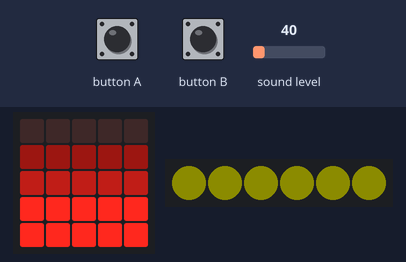
The program below on a simulated BBC micro:bit running MicroPython. Parts: the board's 5×5 LED display, 6 RGB LEDs in strip order, left to right. The inputs (shaded band) are chosen by the test bench; at power-on: sound level 40. Dim RGB values are drawn brighter than linear; random numbers come from a fixed seed.

Above: at 1.26 s.
1.3 s: sound level set to 5
At 1.46 s:
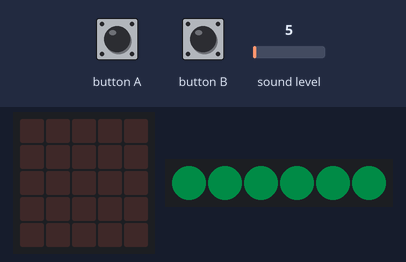
3.3 s: button B pressed 5 times (0.12 s each, 0.3 s apart)
At 4.69 s:
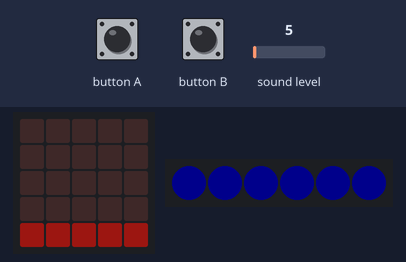
6.3 s: button A pressed for 0.15 s
At 6.96 s:
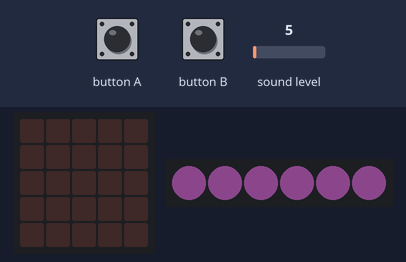
7.0 s: button B pressed for 0.15 s
At 7.07 s:
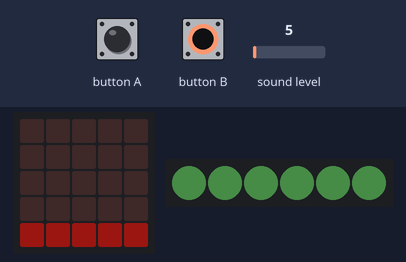
7.7 s: button A pressed for 1 s
At 9.68 s:
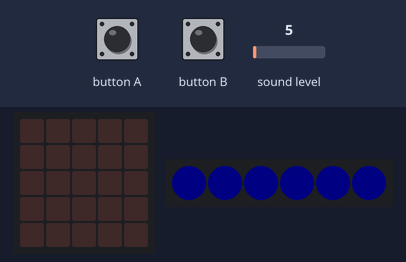
Timing chart, 0 to 10.3 s (numbered marks = the images above; inputs shaded):
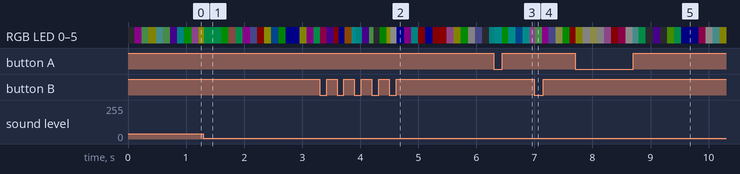

The program:

sound_level_meter.py
```python
from microbit import *
from time import sleep_us
from machine import time_pulse_us
import random
import neopixel


def color_fill(np, rgb, d):
    np[d] = rgb
    np.show()


def random_fill(np, diods):
    for d in diods:
        np[d] = (random.randint(0, 255), random.randint(0, 255), random.randint(0, 255))
        np.show()
    for d in diods:
        np[d] = (random.randint(0, 255), random.randint(0, 255), random.randint(0, 255))
        np.show()


def diod_light_rand():
    r = random.randint(0, 2)
    if r == 0:
        return 255
    elif r == 1:
        return 128
    elif r == 2:
        return 0


one_step = 10


def rgb_diods(mic_level):
    div = 1
    if mic_level < one_step * 10:
        div = 20
    elif one_step < mic_level < 5 * one_step:
        div = 10
    else:
        div = 1

    r = diod_light_rand() // div
    g = diod_light_rand() // div
    b = diod_light_rand() // div

    for i in range(6):
        color_fill(np, (r, g, b), i)


def diods5x5(mic_level):
    brightness = []
    for y in range(5):
        level = one_step * (y + 1)
        if level == mic_level:
            brightness.insert(0, 1)
        elif mic_level > level + one_step:
            brightness.insert(0, 9)
        elif mic_level > level:
            brightness.insert(0, 3)
        else:
            brightness.insert(0, 0)

    for y in range(5):
        for x in range(5):
            display.set_pixel(x, y, brightness[y])


def reset_diods():
    for y in range(5):
        for x in range(5):
            display.set_pixel(x, y, 0)

    for i in range(6):
        color_fill(np, (0, 0, 0), i)


if __name__ == '__main__':
    np = neopixel.NeoPixel(pin1, 6)
    np.clear()
    np.show()
    np.clear()
    np.show()

    beat = False
    counter = 1
    reset_counter = 1

    while True:
        if button_a.was_pressed():
            one_step += 1
        if button_b.was_pressed() and one_step > 0:
            one_step -= 1

        mic_level = microphone.sound_level()
        if mic_level > 0:
            beat = True
            reset_counter = 1
            if counter % 30 == 0:
                counter = 1
                rgb_diods(mic_level)
            else:
                counter += 1
            diods5x5(mic_level)

        else:
            if reset_counter % 1000 == 0 and beat:
                reset_counter = 1
                beat = False

                reset_diods()
            else:
                reset_counter += 1
```
